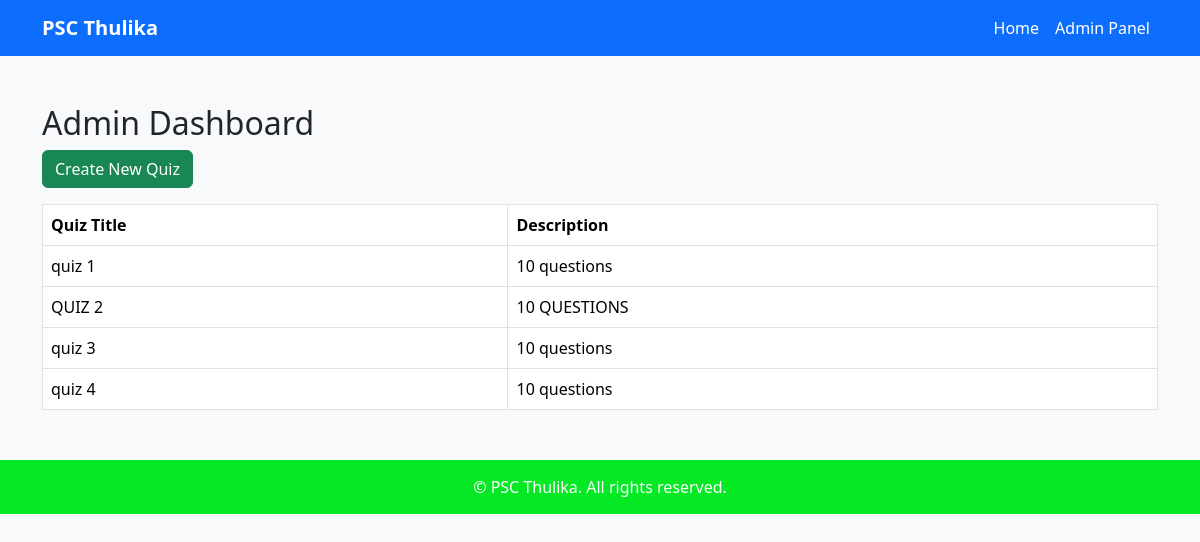
Page /admin-panel/ on the committed database.
### quiz/models.py (models this page shows, shortened)
class Quiz(models.Model):
    title = models.CharField(max_length=200)
    description = models.TextField(blank=True)

### quiz/views.py (the view)
# urls.py: path('admin-panel/', views.admin_dashboard, name='admin_dashboard'),
def admin_dashboard(request):
    quizzes = Quiz.objects.all()
    return render(request, 'quiz/admin/dashboard.html', {
        'quizzes': quizzes
    })

### quiz/templates/quiz/admin/dashboard.html
{% extends 'quiz/base.html' %}
{% block content %}
<h2>Admin Dashboard</h2>
<a href="{% url 'create_quiz' %}" class="btn btn-success mb-3">
    Create New Quiz
</a>
<table class="table table-bordered">
    <tr>
        <th>Quiz Title</th>
        <th>Description</th>
    </tr>
    {% for quiz in quizzes %}
    <tr>
        <td>{{ quiz.title }}</td>
        <td>{{ quiz.description }}</td>
    </tr>
    {% endfor %}
</table>
{% endblock %}

### quiz/templates/quiz/base.html (style rules this page uses)
body { background-color: #f8f9fa; font-family: 'Segoe UI', Tahoma, Geneva, Verdana, sans-serif; }

### rows in the picture
Quiz: title "quiz 1", description "10 questions"
Quiz: title "QUIZ 2", description "10 QUESTIONS"
Quiz: title "quiz 3", description "10 questions"
Quiz: title "quiz 4", description "10 questions"
